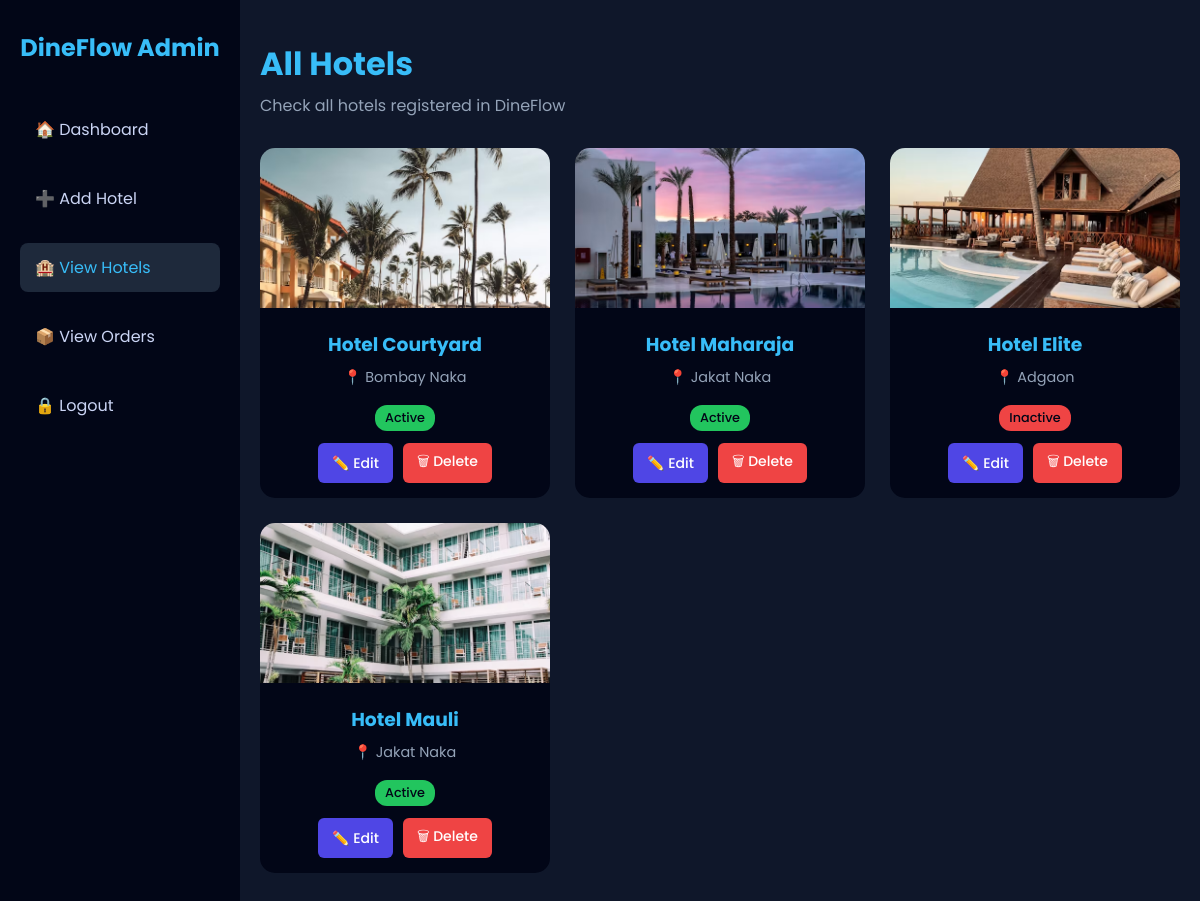
/Admin/view_hotels.php (signed in), run on the app's committed database.
### tables this page shows
CREATE TABLE `hotels` (
  `id` int(11) NOT NULL,
  `hotel_name` varchar(150) NOT NULL,
  `location` varchar(255) DEFAULT NULL,
  `contact` varchar(20) DEFAULT NULL,
  `created_at` timestamp NOT NULL DEFAULT current_timestamp(),
  `image` varchar(255) DEFAULT NULL,
  `status` varchar(50) DEFAULT 'active'
);

### Admin/view_hotels.php (the view, shortened to what this page needs)
<?php
include '../db.php';
$hotels = mysqli_query($conn, "SELECT * FROM hotels ORDER BY id DESC");
?>
<!DOCTYPE html>
<html lang="en">
<head>
</head>
<body>
<div class="sidebar">
    <h2>DineFlow Admin</h2>
    <ul>
        <li><a href="admin_dashboard.php">🏠 Dashboard</a></li>
        <li><a href="add_hotel.php">➕ Add Hotel</a></li>
        <li><a class="active" href="view_hotels.php">🏨 View Hotels</a></li>
        <li><a href="view_orders.php">📦 View Orders</a></li>
        <li><a href="../logout.php">🔒 Logout</a></li>
    </ul>
</div>
<div class="main-content">
<header>
    <h1>All Hotels</h1>
    <p>Check all hotels registered in DineFlow</p>
</header>
<section class="hotel-container">
<?php if(mysqli_num_rows($hotels) > 0): ?>
    <?php while($row = mysqli_fetch_assoc($hotels)): ?>
    <div class="hotel-card">
    <img src="../uploads/<?php echo $row['image']; ?>" alt="Hotel Image">
    <div class="hotel-info">
        <h3><?php echo htmlspecialchars($row['hotel_name']); ?></h3>
        <p>📍 <?php echo htmlspecialchars($row['location']); ?></p>
        <span class="status <?php echo $row['status']; ?>">
            <?php echo ucfirst($row['status']); ?>
        </span>
        <div class="action-buttons">
            <a href="edit_hotels.php?id=<?= $row['id']; ?>" class="btn-edit">✏️ Edit</a>
            <a href="delete_hotel.php?id=<?= $row['id']; ?>"
               class="btn-delete"
               onclick="return confirm('Are you sure you want to delete this hotel?');">
               🗑 Delete
            </a>
        </div>
    </div>
</div>
    <?php endwhile; ?>
<?php else: ?>
    <p>No hotels found!</p>
<?php endif; ?>
</section>
</div>
</body>
</html>

### Admin/view_hotels.php (style rules this page uses)
* { margin: 0; padding: 0; box-sizing: border-box; font-family: 'Poppins', sans-serif; }
body { display: flex; min-height: 100vh; background: #0f172a; color: #e5e7eb; }
.sidebar { width: 240px; background: #020617; padding: 30px 20px; display: flex; flex-direction: column; position: fixed; height: 100%; }
.sidebar h2 { color: #38bdf8; text-align: center; margin-bottom: 40px; }
.sidebar ul { list-style: none; padding: 0; }
.sidebar ul li { margin-bottom: 20px; }
.sidebar ul li a { display: block; color: #cbd5f5; text-decoration: none; padding: 12px 15px; border-radius: 8px; transition: 0.3s; }
.sidebar ul li a:hover, .sidebar ul li a.active { background: #1e293b; color: #38bdf8; }
.main-content { margin-left: 240px; flex: 1; padding: 40px 20px; }
.hotel-container { display: grid; grid-template-columns: repeat(auto-fit, minmax(250px, 1fr)); gap: 25px; margin-top: 30px; }
.hotel-card { background: #020617; border-radius: 15px; overflow: hidden; transition: transform 0.3s, box-shadow 0.3s; cursor: pointer; }
.hotel-card img { width: 100%; height: 160px; object-fit: cover; }
.hotel-info { padding: 15px; text-align: center; }
.hotel-info h3 { margin-bottom: 8px; color: #38bdf8; }
.hotel-info p { font-size: 0.9rem; color: #94a3b8; margin-bottom: 12px; }
.status { display: inline-block; padding: 4px 10px; border-radius: 12px; font-size: 0.8rem; font-weight: 500; margin-top: 5px; }
.status.active { background: #22c55e; color: #020617; }
.status.inactive { background: #ef4444; color: #020617; }
header h1 { color: #38bdf8; font-size: 2rem; }
header p { color: #94a3b8; margin-top: 5px; }
.btn-edit { display: inline-flex; align-items: center; justify-content: center; gap: 6px; padding: 8px 14px; background: #4f46e5; color: #fff; text-decoration: none; border-radius: 6px; font-size: 14px; font-weight: 500; transition: all 0.3s ease; }
.btn-delete { display: inline-flex; align-items: center; justify-content: center; gap: 6px; padding: 8px 14px; background: #ef4444; color: #fff; text-decoration: none; border-radius: 6px; font-size: 14px; font-weight: 500; transition: all 0.3s ease; }
.action-buttons { margin-top: 15px; display: flex; justify-content: center; }
.main-content { position: relative; z-index: 1; }
.action-buttons { display: flex; justify-content: center; gap: 10px; margin-top: 12px; }
.btn-edit { padding: 8px 14px; background: #4f46e5; color: #fff; border-radius: 6px; font-size: 14px; font-weight: 500; text-decoration: none; transition: all 0.3s ease; }
.btn-delete { padding: 8px 14px; background: #ef4444; color: #fff; border-radius: 6px; font-size: 14px; font-weight: 500; text-decoration: none; transition: all 0.3s ease; }

### data on the page
hotels: image (picture), hotel_name "Hotel Courtyard", location "Bombay Naka", status "Active"
hotels: image (picture), hotel_name "Hotel Maharaja", location "Jakat Naka", status "Active"
hotels: image (picture), hotel_name "Hotel Elite", location "Adgaon", status "Inactive"
hotels: image (picture), hotel_name "Hotel Mauli", location "Jakat Naka", status "Active"
